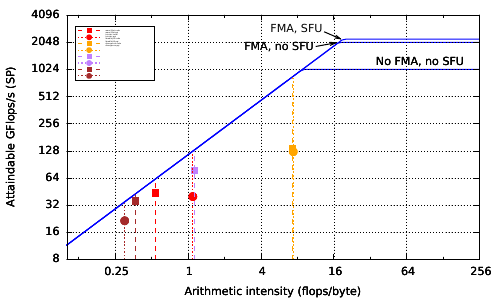

gnuplot code for this plot:
# initial config
set term pdf dashed
set output 'roofline_gtx680m.pdf'
set nokey
set grid layerdefault linetype 0 linewidth 1.000, linetype 0 linewidth 1.000

set xlabel "Arithmetic intensity (flops/byte)"
set ylabel "Attaindable GFlops/s (SP)"

# sets log base 2 scale for both axis
set logscale x 2
set logscale y 2

# label offsets
L_MEM_X=0.125
L_MEM_ANG=36

# range of each axis
MIN_X=0.1
MAX_X=256
MIN_Y=8
MAX_Y=4096
set xrange [MIN_X:MAX_X]
set yrange [MIN_Y:MAX_Y]

# GTX680M constants
NUM_CORES = 1344
CORE_FREQ = 0.758
NUM_SM = 7
NUM_SFU = 32

# ceilings
C_NOFMA_NOSFU = NUM_CORES * CORE_FREQ
C_FMA_NOSFU = NUM_CORES * CORE_FREQ * 2
C_FMA_SFU = NUM_CORES * CORE_FREQ * 2 + NUM_SM * NUM_SFU * CORE_FREQ

# MEM CONSTATS
C_ALL_CORES = 1
PEAK_MEM_BW=115.2
NUM_CHANNELS=2
# first ceiling, without multiple memory channels
C_NO_MULTI_CHANNEL = NUM_CHANNELS

# FUNCTIONS
gpu_ceiling(x, y) = min(mem_roof(x), y)
mem_roof(x) = x * PEAK_MEM_BW
min(x, y) = (x < y) ? x : y
max(x, y) = (x > y) ? x : y

# line style
LINE_CEIL=2
LINE_POINTER=3
POINT_CIRCLE=4
LINE_TEST01_CUDA=11
LINE_TEST01_PGI=12
LINE_TEST02_CUDA=21
LINE_TEST02_PGI=22
LINE_TEST03_CUDA=31
LINE_TEST03_PGI=32
LINE_TEST04_CUDA=41
LINE_TEST04_PGI=42
set style line LINE_CEIL lt 1 lw 3 lc rgb "blue"
set style line LINE_POINTER lt 1 lw 3 lc rgb "black"
set style line POINT_CIRCLE lc rgb 'black' pt 7
set style line LINE_TEST01_CUDA lt 2 lw 3 lc rgb "red"
set style line LINE_TEST01_PGI lt 3 lw 3 lc rgb "red"
set style line LINE_TEST02_CUDA lt 2 lw 3 lc rgb "orange"
set style line LINE_TEST02_PGI lt 3 lw 3 lc rgb "orange"
set style line LINE_TEST03_CUDA lt 2 lw 3 lc rgb "purple"
set style line LINE_TEST03_PGI lt 3 lw 3 lc rgb "purple"
set style line LINE_TEST04_CUDA lt 2 lw 3 lc rgb "brown"
set style line LINE_TEST04_PGI lt 3 lw 3 lc rgb "brown"

# data

WAVE13PT_CUDA_INTENS=0.5405238075
WAVE13PT_CUDA_GFLOPS=43.6204269416
WAVE13PT_PGI_INTENS=1.1001557117
WAVE13PT_PGI_GFLOPS=39.8057000077

TRICUBIC_CUDA_INTENS=7.2703611099
TRICUBIC_CUDA_GFLOPS=132.7111242363
TRICUBIC_PGI_INTENS=7.4302790773
TRICUBIC_PGI_GFLOPS=124.8867757598

LBMD3Q19_CUDA_INTENS=1.1278874757
LBMD3Q19_CUDA_GFLOPS=77.3068011976

DIVERGENCE_CUDA_INTENS=0.3672428601
DIVERGENCE_CUDA_GFLOPS=35.2707061503
DIVERGENCE_PGI_INTENS=0.3013504537
DIVERGENCE_PGI_GFLOPS=21.4143573056

# PLOTS:
# Roofline with its own color, the rest 15 colors are used for different tests
# Line style is the type of target
set multiplot

# Legend (emulated)
set object rectangle at screen 0.228,0.825 size char 11.2, char 4.2 fillcolor rgb 'white' fillstyle solid border lc rgb "black" lw 1
LEGPOS = 0.90
set label "wave13pt cuda\nwave13pt pgi\ntricubic cuda\ntricubic pgi\nlbmd3q19 cuda\nlbmd3q19 pgi\ndivergence cuda\ndivergence pgi" at screen 0.21,LEGPOS font "Times-Roman, 3"
set arrow from screen 0.155,LEGPOS to screen 0.20,LEGPOS nohead ls LINE_TEST01_CUDA
set object rectangle at screen 0.177,LEGPOS size char 0.7, char 0.4 fillcolor rgb 'red' fillstyle solid border lw 0
LEGPOS = LEGPOS - 0.0215
set arrow from screen 0.155,LEGPOS to screen 0.20,LEGPOS nohead ls LINE_TEST01_PGI
set object circle at screen 0.177,LEGPOS size char 0.4, char 0.4 fillcolor rgb 'red' fillstyle solid border lw 0
LEGPOS = LEGPOS - 0.0215
set arrow from screen 0.155,LEGPOS to screen 0.20,LEGPOS nohead ls LINE_TEST02_CUDA
set object rectangle at screen 0.177,LEGPOS size char 0.7, char 0.4 fillcolor rgb 'orange' fillstyle solid border lw 0
LEGPOS = LEGPOS - 0.0215
set arrow from screen 0.155,LEGPOS to screen 0.20,LEGPOS nohead ls LINE_TEST02_PGI
set object circle at screen 0.177,LEGPOS size char 0.4, char 0.4 fillcolor rgb 'orange' fillstyle solid border lw 0
LEGPOS = LEGPOS - 0.0215
set arrow from screen 0.155,LEGPOS to screen 0.20,LEGPOS nohead ls LINE_TEST03_CUDA
set object rectangle at screen 0.177,LEGPOS size char 0.7, char 0.4 fillcolor rgb 'purple' fillstyle solid border lw 0
LEGPOS = LEGPOS - 0.0215
set arrow from screen 0.155,LEGPOS to screen 0.20,LEGPOS nohead ls LINE_TEST03_PGI
set object circle at screen 0.177,LEGPOS size char 0.4, char 0.4 fillcolor rgb 'purple' fillstyle solid border lw 0
LEGPOS = LEGPOS - 0.0215
set arrow from screen 0.155,LEGPOS to screen 0.20,LEGPOS nohead ls LINE_TEST04_CUDA
set object rectangle at screen 0.177,LEGPOS size char 0.7, char 0.4 fillcolor rgb 'brown' fillstyle solid border lw 0
LEGPOS = LEGPOS - 0.0215
set arrow from screen 0.155,LEGPOS to screen 0.20,LEGPOS nohead ls LINE_TEST04_PGI
set object circle at screen 0.177,LEGPOS size char 0.4, char 0.4 fillcolor rgb 'brown' fillstyle solid border lw 0

# Data lines
set arrow from WAVE13PT_CUDA_INTENS,MIN_Y to WAVE13PT_CUDA_INTENS,max(gpu_ceiling(WAVE13PT_CUDA_INTENS, C_FMA_NOSFU),WAVE13PT_CUDA_GFLOPS) nohead ls LINE_TEST01_CUDA
set arrow from WAVE13PT_PGI_INTENS,MIN_Y to WAVE13PT_PGI_INTENS,max(gpu_ceiling(WAVE13PT_PGI_INTENS, C_FMA_NOSFU),WAVE13PT_PGI_GFLOPS) nohead ls LINE_TEST01_PGI
set arrow from TRICUBIC_CUDA_INTENS,MIN_Y to TRICUBIC_CUDA_INTENS,max(gpu_ceiling(TRICUBIC_CUDA_INTENS, C_FMA_NOSFU),TRICUBIC_CUDA_GFLOPS) nohead ls LINE_TEST02_CUDA
set arrow from TRICUBIC_PGI_INTENS,MIN_Y to TRICUBIC_PGI_INTENS,max(gpu_ceiling(TRICUBIC_PGI_INTENS, C_FMA_NOSFU),TRICUBIC_PGI_GFLOPS) nohead ls LINE_TEST02_PGI
set arrow from LBMD3Q19_CUDA_INTENS,MIN_Y to LBMD3Q19_CUDA_INTENS,max(gpu_ceiling(LBMD3Q19_CUDA_INTENS, C_FMA_NOSFU),LBMD3Q19_CUDA_GFLOPS) nohead ls LINE_TEST03_CUDA
set arrow from DIVERGENCE_CUDA_INTENS,MIN_Y to DIVERGENCE_CUDA_INTENS,max(gpu_ceiling(DIVERGENCE_CUDA_INTENS, C_FMA_NOSFU),DIVERGENCE_CUDA_GFLOPS) nohead ls LINE_TEST04_CUDA
set arrow from DIVERGENCE_PGI_INTENS,MIN_Y to DIVERGENCE_PGI_INTENS,max(gpu_ceiling(DIVERGENCE_PGI_INTENS, C_FMA_NOSFU),DIVERGENCE_PGI_GFLOPS) nohead ls LINE_TEST04_PGI

# Data points
set object rectangle at WAVE13PT_CUDA_INTENS,WAVE13PT_CUDA_GFLOPS size char 1, char 0.6 fillcolor rgb 'red' fillstyle solid border lw 0
set object circle at WAVE13PT_PGI_INTENS,WAVE13PT_PGI_GFLOPS size char 0.6, char 0.6 fillcolor rgb 'red' fillstyle solid border lw 0
set object rectangle at TRICUBIC_CUDA_INTENS,TRICUBIC_CUDA_GFLOPS size char 1, char 0.6 fillcolor rgb 'orange' fillstyle solid border lw 0
set object circle at TRICUBIC_PGI_INTENS,TRICUBIC_PGI_GFLOPS size char 0.6, char 0.6 fillcolor rgb 'orange' fillstyle solid border lw 0
set object rectangle at TRICUBIC_CUDA_INTENS,TRICUBIC_CUDA_GFLOPS size char 1, char 0.6 fillcolor rgb 'orange' fillstyle solid border lw 0
set object rectangle at LBMD3Q19_CUDA_INTENS,LBMD3Q19_CUDA_GFLOPS size char 1, char 0.6 fillcolor rgb 'purple' fillstyle solid border lw 0
set object rectangle at DIVERGENCE_CUDA_INTENS,DIVERGENCE_CUDA_GFLOPS size char 1, char 0.6 fillcolor rgb 'brown' fillstyle solid border lw 0
set object circle at DIVERGENCE_PGI_INTENS,DIVERGENCE_PGI_GFLOPS size char 0.6, char 0.6 fillcolor rgb 'brown' fillstyle solid border lw 0

# No FMA, no SFU roofline
set label 4 "No FMA, no SFU" at (MAX_X - 64),(C_NOFMA_NOSFU * 1.2) right
plot gpu_ceiling(x, C_NOFMA_NOSFU) ls LINE_CEIL

# FMA, no SFU roofline
set label 5 "FMA, no SFU" at 11,(C_FMA_NOSFU * 0.9) right
plot gpu_ceiling(x, C_FMA_NOSFU) ls LINE_CEIL
set arrow from 11.5,(C_FMA_NOSFU * 0.9) to (C_FMA_NOSFU / PEAK_MEM_BW - 1), (C_FMA_NOSFU - 24) ls LINE_POINTER
set arrow from 13.5,(C_FMA_SFU * 1.2) to (C_FMA_SFU / PEAK_MEM_BW - 1), (C_FMA_SFU + 24) ls LINE_POINTER

# FMA, SFU roofline
set label 6 "FMA, SFU" at 13,(C_FMA_SFU * 1.3) right
plot gpu_ceiling(x, C_FMA_SFU) ls LINE_CEIL

unset multiplot

